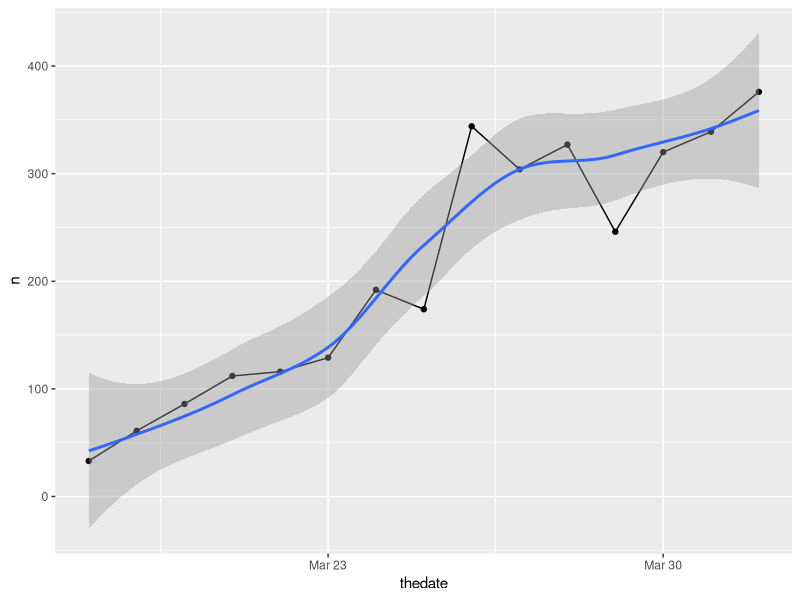

Recreate this plot in R.
library(tidyverse)

df <- data.frame(
  n = c(33,61,86,112,116,129,192,174,344,304,327,246,320,339,376),
  thedate = c(paste0("2020-03-",seq(18,31,1)), "2020-04-01"),
  stringsAsFactors = F
) %>%
  mutate(
    thedate = as.Date(thedate)
  )

ggplot(df, aes(x = thedate, y = n)) +
  geom_line() +
  geom_point() +
  geom_smooth()
